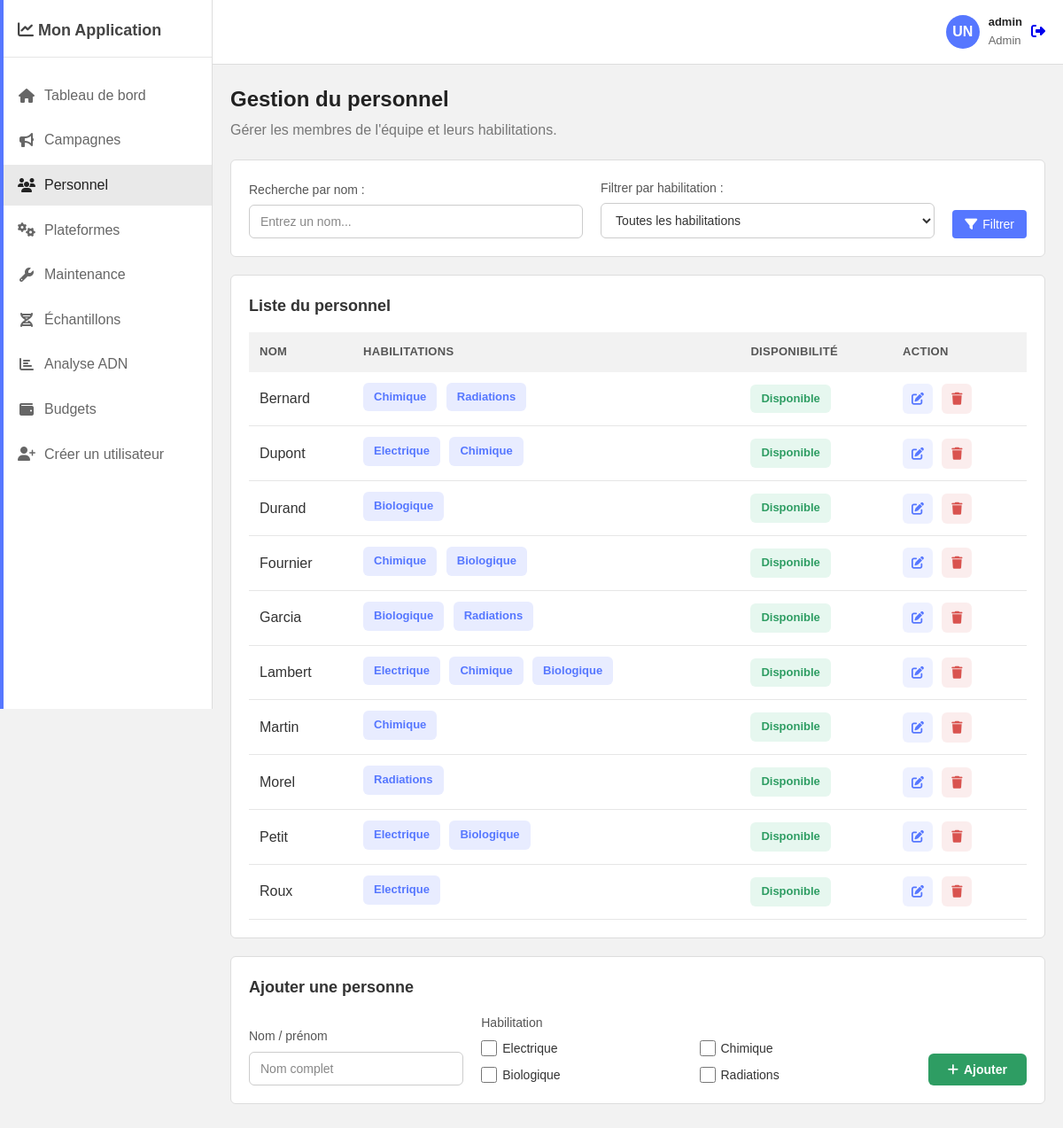
Screenshot of /personnel/ (signed in) with the database file from the repository.
### monApp/models.py (models this page shows, shortened)
class User(db.Model, UserMixin):
    id = db.Column(db.Integer, primary_key=True)
    username = db.Column(db.String(80), unique=True, nullable=False)
    password = db.Column(db.String(256), nullable=False)
    role = db.Column(db.Enum(UserRole),
                     nullable=False,
                     default=UserRole.CHERCHEUR)

class Personnel(db.Model):
    __tablename__ = 'PERSONNEL'
    idPers = db.Column(db.Integer, primary_key=True)
    nom = db.Column(db.String(100))
    habilitations = db.relationship('Habilitation',
                                    secondary=possede,
                                    backref=db.backref('personnel', lazy=True))
    campagnes = db.relationship('Campagne',
                                secondary=implique,
                                backref=db.backref('personnel_implique',
                                                   lazy=True))
    echantillons = db.relationship('Echantillon',
                                   secondary=participe,
                                   backref=db.backref('personnel_participant',
                                                      lazy=True))

class Habilitation(db.Model):
    __tablename__ = 'HABILITATION'
    idHab = db.Column(db.Integer, primary_key=True)
    nomHab = db.Column(db.String(50), unique=True)

### monApp/views.py (the view, shortened to what this page needs)
@app.route('/personnel/', methods=['GET', 'POST'])
@login_required
@role_required(UserRole.ADMIN)
def personnel():
    personnel_list = Personnel.query.order_by(Personnel.nom).all()
    all_habilitations = Habilitation.query.all()
    return render_template('personnel.html',
                           personnel_list=personnel_list,
                           all_habilitations=all_habilitations)

### monApp/views.py (called while the page is built)
def role_required(*roles):
    def wrapper(fn):
        @wraps(fn)
        def decorated_view(*args, **kwargs):
            if not current_user.is_authenticated or current_user.role not in roles:
                abort(403)
            return fn(*args, **kwargs)
        return decorated_view
    return wrapper

@login_manager.user_loader
def load_user(user_id):
    return User.query.get(int(user_id))

### monApp/templates/personnel.html (shortened to what this page needs)
{% extends "base.html" %}
{% block extra_css %}
<link rel="stylesheet" href="{{ url_for('static', filename='css/personnel.css') }}">
{% endblock %}
{% block content %}
<div class="page-title">
    <h1>Gestion du personnel</h1>
    <p>Gérer les membres de l'équipe et leurs habilitations.</p>
</div>
<div class="card filter-card">
    <form method="GET" action="/personnel" class="filter-form">
        <div class="filter-group">
            <label for="search">Recherche par nom :</label>
            <input type="text" id="search" name="search" placeholder="Entrez un nom...">
        </div>
        <div class="filter-group">
            <label for="habilitation">Filtrer par habilitation :</label>
            <select id="habilitation" name="habilitation">
                <option value="">Toutes les habilitations</option>
            </select>
        </div>
        <button type="submit" class="btn btn-primary">
            <i class="fas fa-filter"></i> Filtrer
        </button>
    </form>
</div>
<div class="card">
    <div class="card-header">
        <h2 class="card-title">Liste du personnel</h2>
    </div>
    <div class="table-container">
        <table>
            <thead>
                <tr>
                    <th>Nom</th>
                    <th>Habilitations</th>
                    <th>Disponibilité</th>
                    <th>Action</th>
                </tr>
            </thead>
            <tbody>
                {% for personne in personnel_list %}
                <tr>
                    <td>{{ personne.nom }}</td>
                    <td>
                        {% for hab in personne.habilitations %}
                        <span class="badge badge-habilitation">{{ hab.nomHab }}</span>
                        {% else %}
                        <span class="text-muted">Aucune</span>
                        {% endfor %}
                    </td>
                    <td><span class="badge badge-success">Disponible</span></td>
                    <td>
                        <a href="{{ url_for('edit_personnel', personnel_id=personne.idPers) }}" class="btn-action btn-edit" title="Modifier">
                            <i class="fas fa-edit"></i>
                        </a>
                        <a href="{{ url_for('delete_personnel', personnel_id=personne.idPers) }}" class="btn-action btn-delete" title="Supprimer">
                            <i class="fas fa-trash"></i>
                        </a>
                    </td>
                </tr>
                {% endfor %}
            </tbody>
        </table>
    </div>
</div>
<div class="card form-card">
    <div class="card-header">
        <h2 class="card-title">Ajouter une personne</h2>
    </div>
    <form method="POST" action="{{ url_for('personnel') }}" class="personnel-form">
        <div class="form-row">
            <div class="form-group">
                <label for="nom">Nom / prénom</label>
                <input type="text" id="nom" name="nom" placeholder="Nom complet" required>
            </div>
            <div class="form-group habilitation-group">
                <label>Habilitation</label>
                <div class="checkbox-grid">
                    {% for hab in all_habilitations %}
                    <div class="checkbox-item">
                        <input type="checkbox" id="hab-{{ hab.idHab }}" name="habilitation" value="{{ hab.idHab }}">
                        <label for="hab-{{ hab.idHab }}">{{ hab.nomHab }}</label>
                    </div>
                    {% endfor %}
                </div>
            </div>
            <button type="submit" class="btn btn-success">
                <i class="fas fa-plus"></i> Ajouter
            </button>
        </div>
    </form>
</div>
{% endblock %}

### monApp/templates/base.html (shortened to what this page needs)
<!DOCTYPE html>
<html lang="fr">
<head>
    <link rel="stylesheet" href="https://cdnjs.cloudflare.com/ajax/libs/font-awesome/6.4.0/css/all.min.css">
    <link rel="stylesheet" href="{{ url_for('static', filename='../static/css/base.css') }}">
    {% block extra_css %}{% endblock %}
</head>
<body>
    <aside class="sidebar">
        <div class="sidebar-header">
            <h2><i class="fas fa-chart-line"></i> Mon Application</h2>
        </div>
        <nav>
            <ul class="sidebar-menu">
                <li><a href="{{ url_for('tableau_de_bord') }}" class="{{ 'active' if 'tableau_de_bord' in request.endpoint else '' }}"><i class="fas fa-home"></i> Tableau de bord</a></li>
                {% if current_user.role.value in ['chercheur', 'admin'] %}
                    <li><a href="{{ url_for('campagnes') }}" class="{{ 'active' if 'campagnes' in request.endpoint else '' }}"><i class="fas fa-bullhorn"></i> Campagnes</a></li>
                {% endif %}
                {% if current_user.role.value == 'admin' %}
                    <li><a href="{{ url_for('personnel') }}" class="{{ 'active' if 'personnel' in request.endpoint else '' }}"><i class="fas fa-users"></i> Personnel</a></li>
                {% endif %}
                {% if current_user.role.value in ['admin', 'technique'] %}
                    <li><a href="{{ url_for('plateforme') }}" class="{{ 'active' if 'plateforme' in request.endpoint else '' }}"><i class="fas fa-cogs"></i> Plateformes</a></li>
                    <li><a href="{{ url_for('maintenance') }}" class="{{ 'active' if 'maintenance' in request.endpoint else '' }}"><i class="fas fa-wrench"></i> Maintenance</a></li>
                {% endif %}
                {% if current_user.role.value in ['chercheur', 'admin'] %}
                    <li><a href="{{ url_for('sequences_adn') }}" class="{{ 'active' if 'sequences_adn' in request.endpoint else '' }}"><i class="fas fa-dna"></i> Échantillons</a></li>
                    <li><a href="{{ url_for('analyse') }}" class="{{ 'active' if 'analyse' in request.endpoint else '' }}"><i class="fas fa-chart-bar"></i> Analyse ADN</a></li>
                {% endif %}
                {% if current_user.role.value in ['direction', 'admin'] %}
                    <li><a href="{{ url_for('budget') }}" class="{{ 'active' if 'budget' in request.endpoint else '' }}"><i class="fas fa-wallet"></i> Budgets</a></li>
                {% endif %}
                {% if current_user.role.value in ['direction', 'admin'] %}
                    <li><a href="{{ url_for('creer_compte') }}" class="{{ 'active' if 'creer_compte' in request.endpoint else '' }}"><i class="fas fa-user-plus"></i> Créer un utilisateur</a></li>
                {% endif %}
            </ul>
        </nav>
    </aside>
    <main class="main-content">
        <header class="header">
            <div class="user-info">
                <div class="user-avatar">UN</div>
                <div class="user-details">
                    <span class="user-name">{{ current_user.username }}</span>
                    <span class="user-role">{{ current_user.role.value|capitalize }}</span>
                </div>
                <a href="{{ url_for('logout') }}" class="btn-logout" title="Déconnexion">
                    <i class="fas fa-sign-out-alt"></i>
                </a>
            </div>
        </header>
        <div class="container">
            {% block content %}{% endblock %}
        </div>
    </main>
</body>
</html>

### monApp/static/css/base.css (style rules this page uses)
* { margin: 0; padding: 0; box-sizing: border-box; }
body { font-family: Arial, sans-serif; background: #f2f2f2; color: #333; line-height: 1.6; min-height: 100vh; }
.sidebar { position: fixed; left: 0; top: 0; width: 240px; height: 100vh; background: #ffffff; border-right: 1px solid #ddd; padding: 20px 0; transition: transform 0.3s ease; }
.sidebar-header { padding: 0 20px 15px; border-bottom: 1px solid #e6e6e6; }
.sidebar-header h2 { font-size: 18px; font-weight: 700; color: #444; }
.sidebar-menu { list-style: none; padding: 15px 0; }
.sidebar-menu li { margin: 5px 0; }
.sidebar-menu a { display: flex; align-items: center; padding: 10px 20px; text-decoration: none; color: #666; transition: background 0.2s; }
.sidebar-menu a:hover, .sidebar-menu a.active { background: #e9e9e9; color: #222; }
.sidebar-menu a.active::before { content: ""; position: absolute; left: 0; width: 4px; top: 0; bottom: 0; background: #5677ff; }
.sidebar-menu i { margin-right: 10px; width: 20px; text-align: center; }
.main-content { margin-left: 240px; min-height: 100vh; }
.header { background: #ffffff; border-bottom: 1px solid #ddd; padding: 15px 20px; display: flex; justify-content: space-between; align-items: center; position: sticky; top: 0; }
.user-info { display: flex; align-items: center; gap: 10px; }
.user-avatar { width: 38px; height: 38px; border-radius: 50%; background: #5677ff; color: white; display: flex; align-items: center; justify-content: center; font-weight: 700; }
.user-details span { display: block; font-size: 13px; }
.user-name { font-weight: 600; color: #222; }
.user-role { color: #666; }
.container { padding: 20px; }
.page-title { margin-bottom: 20px; }
.page-title h1 { font-size: 24px; margin-bottom: 3px; color: #222; }
.page-title p { color: #777; }
.btn { padding: 8px 14px; border-radius: 4px; outline: none; border: none; cursor: pointer; display: inline-flex; align-items: center; gap: 6px; text-decoration: none; font-size: 14px; }
.btn-primary { background: #5677ff; color: white; }

### rows the page displays
User: username "admin", role.value "Admin"
Personnel: nom "Bernard"
Habilitation: nomHab "Chimique"
Habilitation: nomHab "Radiations"
Personnel: nom "Dupont"
Habilitation: nomHab "Electrique"
Personnel: nom "Durand"
Habilitation: nomHab "Biologique"
Personnel: nom "Fournier"
Personnel: nom "Garcia"
Personnel: nom "Lambert"
Personnel: nom "Martin"
Personnel: nom "Morel"
Personnel: nom "Petit"
Personnel: nom "Roux"
